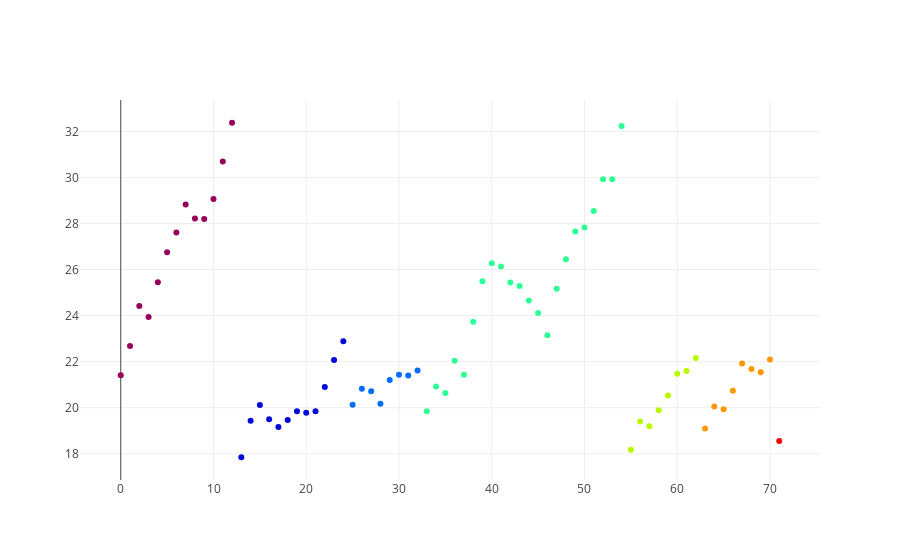
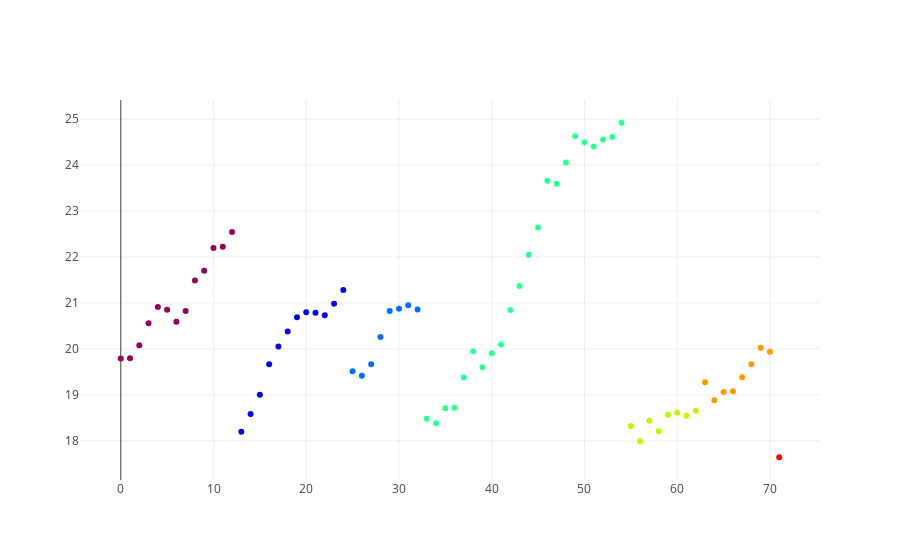

The notebook cell these images were saved under, in order:
### Code cell
plot_heat_2d(df_case2_clustered, col_y="engine_heat_1")
plot_heat_2d(df_case2_clustered, col_y="engine_heat_2")

### Figure 1 — Plotly figure (JSON) as saved in the notebook; plotly's stock layout.template omitted (floating-point values rounded to 4 significant figures)
{"data": [{"marker": {"color": [1, 1, 1, 1, 1, 1, 1, 1, 1, 1, 1, 1, 1, 2, 2, 2, 2, 2, 2, 2, 2, 2, 2, 2, 2, 3, 3, 3, 3, 3, 3, 3, 3, 4, 4, 4, 4, 4, 4, 4, 4, 4, 4, 4, 4, 4, 4, 4, 4, 4, 4, 4, 4, 4, 4, 5, 5, 5, 5, 5, 5, 5, 5, 6, 6, 6, 6, 6, 6, 6, 6, 7], "colorscale": "Rainbow"}, "mode": "markers", "text": ["Cluster id: 1", "Cluster id: 1", "Cluster id: 1", "Cluster id: 1", "Cluster id: 1", "Cluster id: 1", "Cluster id: 1", "Cluster id: 1", "Cluster id: 1", "Cluster id: 1", "Cluster id: 1", "Cluster id: 1", "Cluster id: 1", "Cluster id: 2", "Cluster id: 2", "Cluster id: 2", "Cluster id: 2", "Cluster id: 2", "Cluster id: 2", "Cluster id: 2", "Cluster id: 2", "Cluster id: 2", "Cluster id: 2", "Cluster id: 2", "Cluster id: 2", "Cluster id: 3", "Cluster id: 3", "Cluster id: 3", "Cluster id: 3", "Cluster id: 3", "Cluster id: 3", "Cluster id: 3", "Cluster id: 3", "Cluster id: 4", "Cluster id: 4", "Cluster id: 4", "Cluster id: 4", "Cluster id: 4", "Cluster id: 4", "Cluster id: 4", "Cluster id: 4", "Cluster id: 4", "Cluster id: 4", "Cluster id: 4", "Cluster id: 4", "Cluster id: 4", "Cluster id: 4", "Cluster id: 4", "Cluster id: 4", "Cluster id: 4", "Cluster id: 4", "Cluster id: 4", "Cluster id: 4", "Cluster id: 4", "Cluster id: 4", "Cluster id: 5", "Cluster id: 5", "Cluster id: 5", "Cluster id: 5", "Cluster id: 5", "Cluster id: 5", "Cluster id: 5", "Cluster id: 5", "Cluster id: 6", "Cluster id: 6", "Cluster id: 6", "Cluster id: 6", "Cluster id: 6", "Cluster id: 6", "Cluster id: 6", "Cluster id: 6", "Cluster id: 7"], "type": "scatter", "uid": "da584911-9680-4d7f-980e-785c52de7883", "x": [0, 1, 2, 3, 4, 5, 6, 7, 8, 9, 10, 11, 12, 13, 14, 15, 16, 17, 18, 19, 20, 21, 22, 23, 24, 25, 26, 27, 28, 29, 30, 31, 32, 33, 34, 35, 36, 37, 38, 39, 40, 41, 42, 43, 44, 45, 46, 47, 48, 49, 50, 51, 52, 53, 54, 55, 56, 57, 58, 59, 60, 61, 62, 63, 64, 65, 66, 67, 68, 69, 70, 71], "y": [21.41, 22.69, 24.42, 23.95, 25.45, 26.76, 27.61, 28.83, 28.21, 28.19, 29.06, 30.69, 32.38, 17.85, 19.43, 20.12, 19.5, 19.17, 19.47, 19.85, 19.78, 19.85, 20.9, 22.07, 22.89, 20.13, 20.82, 20.72, 20.17, 21.21, 21.43, 21.4, 21.62, 19.84, 20.92, 20.64, 22.04, 21.43, 23.73, 25.49, 26.28, 26.14, 25.44, 25.29, 24.66, 24.12, 23.15, 25.17, 26.45, 27.65, 27.83, 28.54, 29.92, 29.92, 32.24, 18.17, 19.4, 19.2, 19.89, 20.53, 21.47, 21.59, 22.16, 19.1, 20.06, 19.93, 20.74, 21.92, 21.68, 21.54, 22.09, 18.56]}], "layout": {}}

### Figure 2 — Plotly figure (JSON) as saved in the notebook; plotly's stock layout.template omitted (floating-point values rounded to 4 significant figures)
{"data": [{"marker": {"color": [1, 1, 1, 1, 1, 1, 1, 1, 1, 1, 1, 1, 1, 2, 2, 2, 2, 2, 2, 2, 2, 2, 2, 2, 2, 3, 3, 3, 3, 3, 3, 3, 3, 4, 4, 4, 4, 4, 4, 4, 4, 4, 4, 4, 4, 4, 4, 4, 4, 4, 4, 4, 4, 4, 4, 5, 5, 5, 5, 5, 5, 5, 5, 6, 6, 6, 6, 6, 6, 6, 6, 7], "colorscale": "Rainbow"}, "mode": "markers", "text": ["Cluster id: 1", "Cluster id: 1", "Cluster id: 1", "Cluster id: 1", "Cluster id: 1", "Cluster id: 1", "Cluster id: 1", "Cluster id: 1", "Cluster id: 1", "Cluster id: 1", "Cluster id: 1", "Cluster id: 1", "Cluster id: 1", "Cluster id: 2", "Cluster id: 2", "Cluster id: 2", "Cluster id: 2", "Cluster id: 2", "Cluster id: 2", "Cluster id: 2", "Cluster id: 2", "Cluster id: 2", "Cluster id: 2", "Cluster id: 2", "Cluster id: 2", "Cluster id: 3", "Cluster id: 3", "Cluster id: 3", "Cluster id: 3", "Cluster id: 3", "Cluster id: 3", "Cluster id: 3", "Cluster id: 3", "Cluster id: 4", "Cluster id: 4", "Cluster id: 4", "Cluster id: 4", "Cluster id: 4", "Cluster id: 4", "Cluster id: 4", "Cluster id: 4", "Cluster id: 4", "Cluster id: 4", "Cluster id: 4", "Cluster id: 4", "Cluster id: 4", "Cluster id: 4", "Cluster id: 4", "Cluster id: 4", "Cluster id: 4", "Cluster id: 4", "Cluster id: 4", "Cluster id: 4", "Cluster id: 4", "Cluster id: 4", "Cluster id: 5", "Cluster id: 5", "Cluster id: 5", "Cluster id: 5", "Cluster id: 5", "Cluster id: 5", "Cluster id: 5", "Cluster id: 5", "Cluster id: 6", "Cluster id: 6", "Cluster id: 6", "Cluster id: 6", "Cluster id: 6", "Cluster id: 6", "Cluster id: 6", "Cluster id: 6", "Cluster id: 7"], "type": "scatter", "uid": "da0afb21-ba47-4e64-a778-7f9de1ba0dc3", "x": [0, 1, 2, 3, 4, 5, 6, 7, 8, 9, 10, 11, 12, 13, 14, 15, 16, 17, 18, 19, 20, 21, 22, 23, 24, 25, 26, 27, 28, 29, 30, 31, 32, 33, 34, 35, 36, 37, 38, 39, 40, 41, 42, 43, 44, 45, 46, 47, 48, 49, 50, 51, 52, 53, 54, 55, 56, 57, 58, 59, 60, 61, 62, 63, 64, 65, 66, 67, 68, 69, 70, 71], "y": [19.79, 19.8, 20.08, 20.56, 20.91, 20.85, 20.59, 20.83, 21.49, 21.7, 22.19, 22.22, 22.54, 18.2, 18.58, 19.01, 19.67, 20.06, 20.38, 20.69, 20.8, 20.79, 20.73, 20.98, 21.28, 19.52, 19.42, 19.66, 20.26, 20.83, 20.88, 20.95, 20.86, 18.48, 18.38, 18.71, 18.72, 19.38, 19.95, 19.6, 19.91, 20.1, 20.84, 21.37, 22.05, 22.64, 23.66, 23.59, 24.06, 24.63, 24.49, 24.4, 24.56, 24.61, 24.92, 18.32, 17.99, 18.44, 18.21, 18.57, 18.62, 18.55, 18.66, 19.28, 18.88, 19.06, 19.08, 19.38, 19.67, 20.03, 19.94, 17.64]}], "layout": {}}
